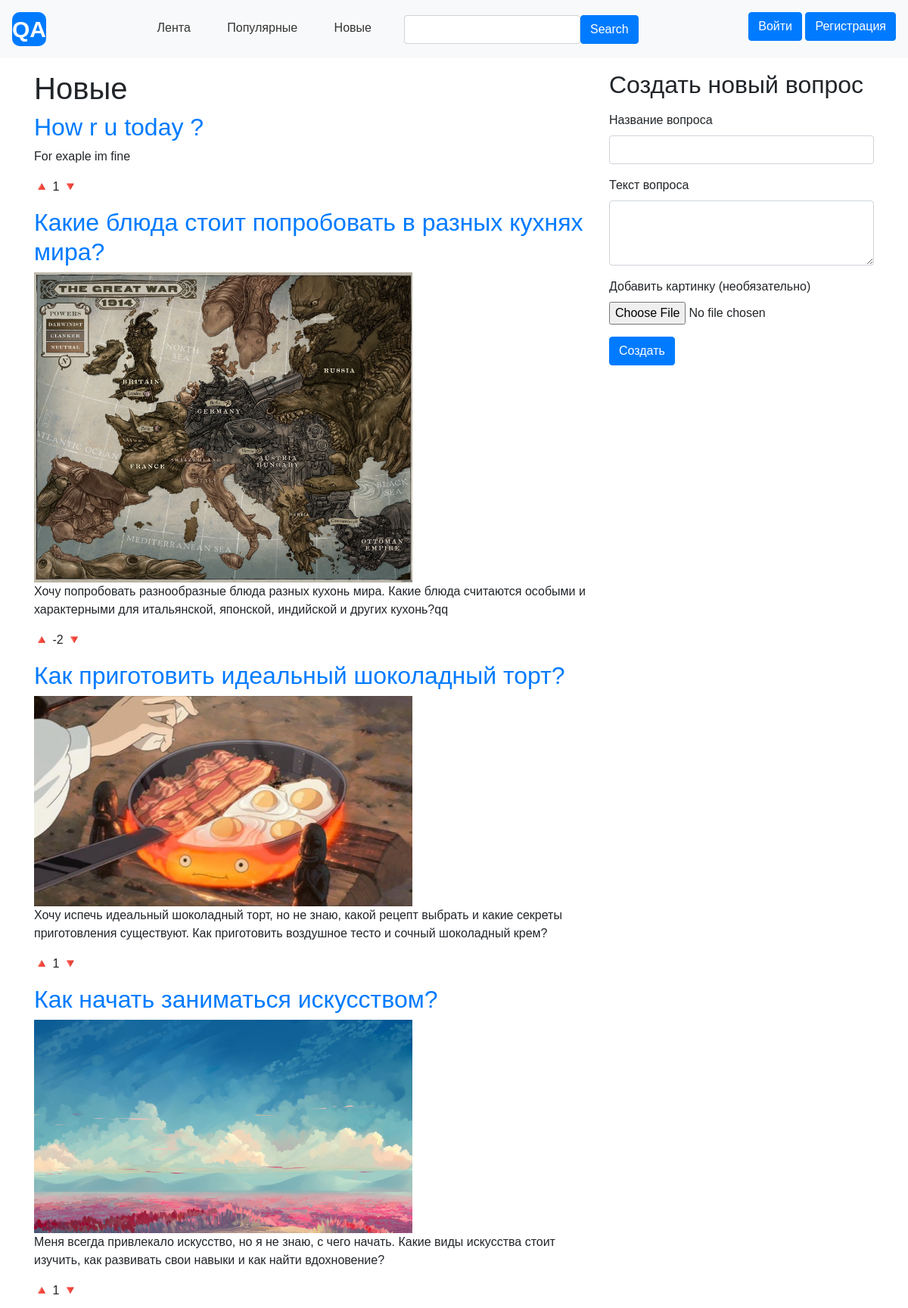
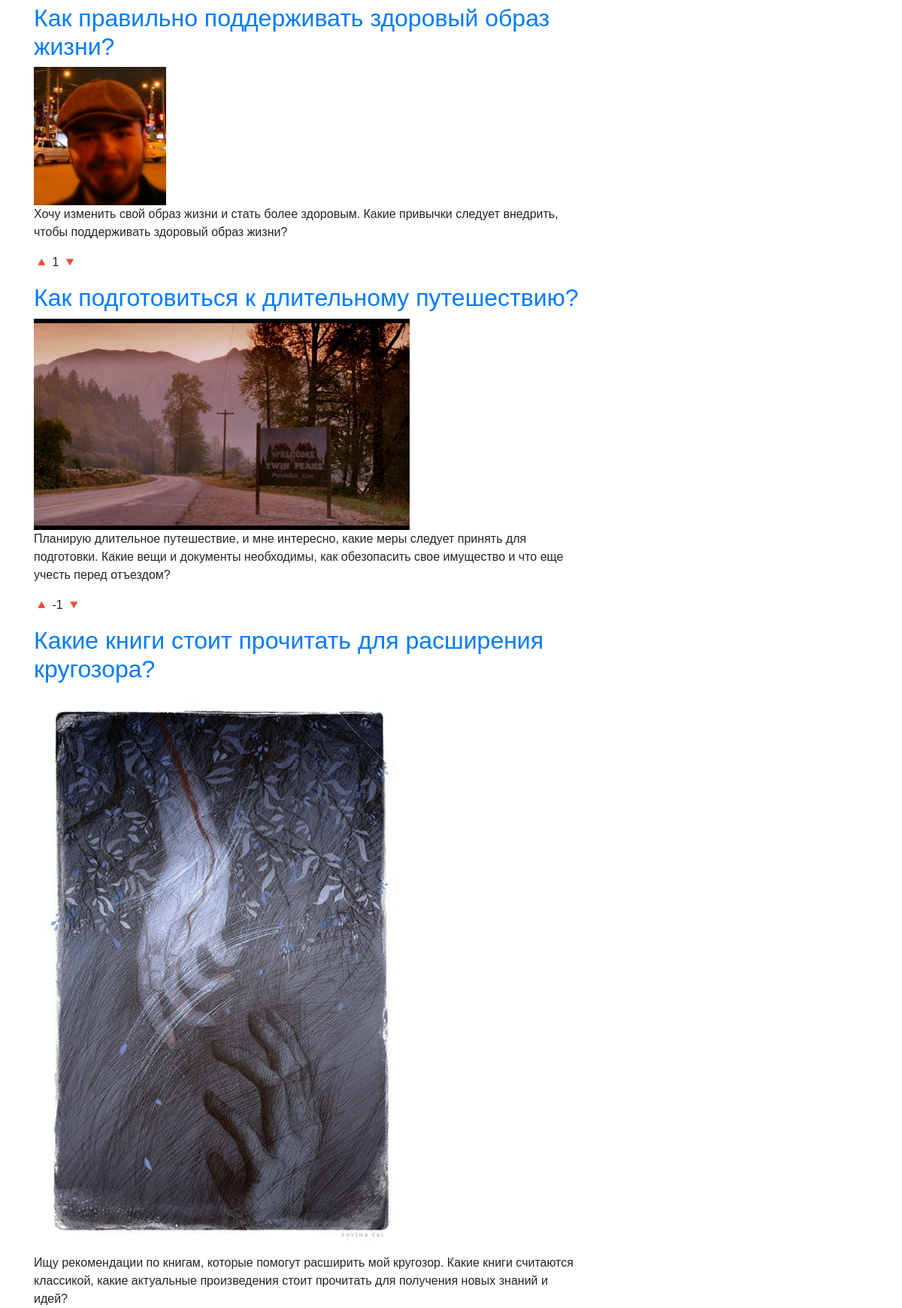
Page /qa_app/recent/ (upper part) on the committed database (2 pictures, top to bottom).
### qa_app/models.py (models this page shows, shortened)
class Question(models.Model):
    author = models.ForeignKey(User, on_delete=models.CASCADE, default=None)
    title = models.CharField(max_length=200, default=None)
    text = models.TextField()
    image = models.ImageField(upload_to='images/', null=True, blank=True)
    pub_date = models.DateTimeField(auto_now_add=True)
    categories = models.ManyToManyField(Category, blank=True)
    history = HistoricalRecords()
    is_closed = models.BooleanField(default=False)
    def get_rating(self):
        ratings = QuestionRating.objects.filter(question=self)
        return sum(rating.rating for rating in ratings)

class QuestionRating(models.Model):
    user = models.ForeignKey(User, on_delete=models.CASCADE)
    question = models.ForeignKey(Question, on_delete=models.CASCADE)
    rating = models.IntegerField()

### qa_app/views.py (the view)
# urls.py: path('recent/', views.recent, name='recent'),
def recent(request):
	questions = Question.objects.all().order_by('-pub_date')
	if request.method == 'POST' and request.user.is_authenticated:
		form = QuestionForm(request.POST, request.FILES)
		if form.is_valid():
			question = form.save(commit=False)
			question.author = request.user
			question.save()
			return redirect('question_detail', question.id)
	else:
		form = QuestionForm()
	return render(request, 'recent.html', {'questions': questions})

### qa_app/services.py (called while the page is built)
def log_visit(request):
    if request.path not in ['/admin', '/auth', '/login']:
        visit_data = {
            'user': request.user.pk,
            'url': request.build_absolute_uri(),
            'query_params': json.dumps(request.GET),
            'method': request.method,
            'user_agent': request.headers.get('User-Agent', ''),
        }
        r.lpush('page_visits', json.dumps(visit_data))

### qa_app/templates/recent.html (shortened to what this page needs)
{% extends 'base.html' %}
{% block content %}
    <h1>Новые</h1>
    {% for question in questions %}
        <div>
            <h2><a href="{% url 'question_detail' question.id %}">{{ question.title }}</a></h2>
            {% if question.image %}
                <img style="max-width: 500px" src="{{ question.image.url }}">
            {% endif %}
            <p>{{ question.text }}</p>
            <div class="votes">
                <a href="{% url 'upvote_question' question.id %}">🔺</a>
                <span>{{ question.get_rating }}</span>
                <a href="{% url 'downvote_question' question.id %}">🔻</a>
            </div>
        </div>
    {% endfor %}
{% endblock %}

### qa_app/static/css/style.css (style rules this page uses)
body { font-family: Arial, sans-serif; }

### rows in the picture
Question: title "How r u today ?", text "For exaple im fine", get_rating "1"
Question: title "Какие блюда стоит попробовать в разных кухнях мира?", image (picture), text "Хочу попробовать разнообразные блюда разных кухонь мира. Какие блюда считаются особыми и характерными для итальянской, японской, индийской и других кухонь?qq", get_rating "-2"
Question: title "Как приготовить идеальный шоколадный торт?", image (picture), text "Хочу испечь идеальный шоколадный торт, но не знаю, какой рецепт выбрать и какие секреты приготовления существуют. Как приготовить воздушное тесто и сочный шоколадный крем?", get_rating "1"
Question: title "Как начать заниматься искусством?", image (picture), text "Меня всегда привлекало искусство, но я не знаю, с чего начать. Какие виды искусства стоит изучить, как развивать свои навыки и как найти вдохновение?", get_rating "1"
Question: title "Как правильно поддерживать здоровый образ жизни?", image (picture), text "Хочу изменить свой образ жизни и стать более здоровым. Какие привычки следует внедрить, чтобы поддерживать здоровый образ жизни?", get_rating "1"
Question: title "Как подготовиться к длительному путешествию?", image (picture), text "Планирую длительное путешествие, и мне интересно, какие меры следует принять для подготовки. Какие вещи и документы необходимы, как обезопасить свое имущество и что еще учесть перед отъездом?", get_rating "-1"
Question: title "Какие книги стоит прочитать для расширения кругозора?", image (picture), text "Ищу рекомендации по книгам, которые помогут расширить мой кругозор. Какие книги считаются классикой, какие актуальные произведения стоит прочитать для получения новых знаний и идей?"
